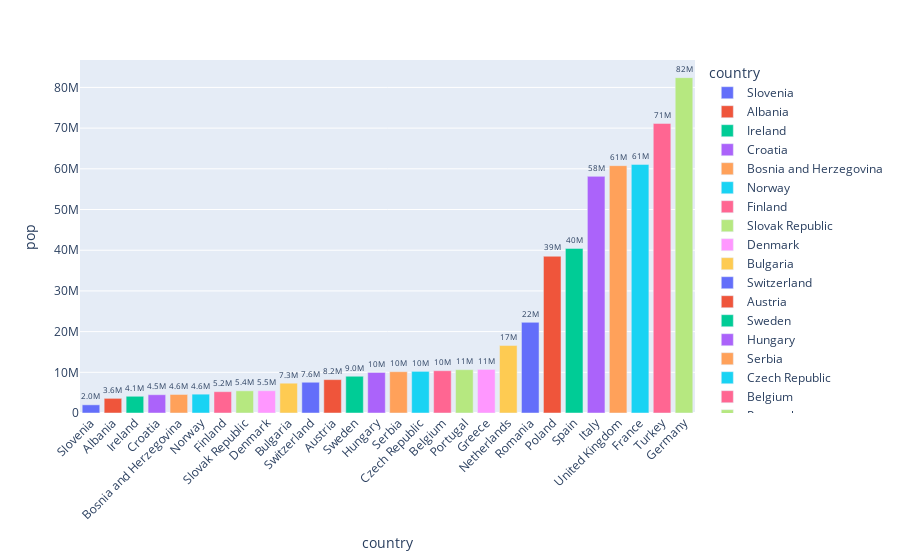

Here is the notebook cell this chart was saved with:
### Code cell
#df_europe= px.data.gapminder().query("continent == 'Europe' and year == 2007 and pop > 2.e6")
df_europe= px.data.gapminder().query("continent == 'Europe' and year == 2007 and pop > 2.e6").sort_values(by='pop', ascending=True)
fig=px.bar(df_europe, y='pop', x='country', text='pop', color='country')
fig.update_traces(texttemplate= '%{text:.2s}', textposition='outside')
fig.update_layout(uniformtext_minsize=8)
fig.update_layout(xaxis_tickangle= -45)
fig

### Figure 1 — Plotly figure (JSON) as saved in the notebook; plotly's stock layout.template omitted (floating-point values rounded to 4 significant figures)
{"data": [{"alignmentgroup": "True", "hovertemplate": "country=%{x}<br>pop=%{text}<extra></extra>", "legendgroup": "Slovenia", "marker": {"color": "#636efa", "pattern": {"shape": ""}}, "name": "Slovenia", "offsetgroup": "Slovenia", "orientation": "v", "showlegend": true, "text": [2009245], "textposition": "outside", "texttemplate": "%{text:.2s}", "type": "bar", "x": ["Slovenia"], "xaxis": "x", "y": [2009245], "yaxis": "y"}, {"alignmentgroup": "True", "hovertemplate": "country=%{x}<br>pop=%{text}<extra></extra>", "legendgroup": "Albania", "marker": {"color": "#EF553B", "pattern": {"shape": ""}}, "name": "Albania", "offsetgroup": "Albania", "orientation": "v", "showlegend": true, "text": [3600523], "textposition": "outside", "texttemplate": "%{text:.2s}", "type": "bar", "x": ["Albania"], "xaxis": "x", "y": [3600523], "yaxis": "y"}, {"alignmentgroup": "True", "hovertemplate": "country=%{x}<br>pop=%{text}<extra></extra>", "legendgroup": "Ireland", "marker": {"color": "#00cc96", "pattern": {"shape": ""}}, "name": "Ireland", "offsetgroup": "Ireland", "orientation": "v", "showlegend": true, "text": [4109086], "textposition": "outside", "texttemplate": "%{text:.2s}", "type": "bar", "x": ["Ireland"], "xaxis": "x", "y": [4109086], "yaxis": "y"}, {"alignmentgroup": "True", "hovertemplate": "country=%{x}<br>pop=%{text}<extra></extra>", "legendgroup": "Croatia", "marker": {"color": "#ab63fa", "pattern": {"shape": ""}}, "name": "Croatia", "offsetgroup": "Croatia", "orientation": "v", "showlegend": true, "text": [4493312], "textposition": "outside", "texttemplate": "%{text:.2s}", "type": "bar", "x": ["Croatia"], "xaxis": "x", "y": [4493312], "yaxis": "y"}, {"alignmentgroup": "True", "hovertemplate": "country=%{x}<br>pop=%{text}<extra></extra>", "legendgroup": "Bosnia and Herzegovina", "marker": {"color": "#FFA15A", "pattern": {"shape": ""}}, "name": "Bosnia and Herzegovina", "offsetgroup": "Bosnia and Herzegovina", "orientation": "v", "showlegend": true, "text": [4552198], "textposition": "outside", "texttemplate": "%{text:.2s}", "type": "bar", "x": ["Bosnia and Herzegovina"], "xaxis": "x", "y": [4552198], "yaxis": "y"}, {"alignmentgroup": "True", "hovertemplate": "country=%{x}<br>pop=%{text}<extra></extra>", "legendgroup": "Norway", "marker": {"color": "#19d3f3", "pattern": {"shape": ""}}, "name": "Norway", "offsetgroup": "Norway", "orientation": "v", "showlegend": true, "text": [4627926], "textposition": "outside", "texttemplate": "%{text:.2s}", "type": "bar", "x": ["Norway"], "xaxis": "x", "y": [4627926], "yaxis": "y"}, {"alignmentgroup": "True", "hovertemplate": "country=%{x}<br>pop=%{text}<extra></extra>", "legendgroup": "Finland", "marker": {"color": "#FF6692", "pattern": {"shape": ""}}, "name": "Finland", "offsetgroup": "Finland", "orientation": "v", "showlegend": true, "text": [5238460], "textposition": "outside", "texttemplate": "%{text:.2s}", "type": "bar", "x": ["Finland"], "xaxis": "x", "y": [5238460], "yaxis": "y"}, {"alignmentgroup": "True", "hovertemplate": "country=%{x}<br>pop=%{text}<extra></extra>", "legendgroup": "Slovak Republic", "marker": {"color": "#B6E880", "pattern": {"shape": ""}}, "name": "Slovak Republic", "offsetgroup": "Slovak Republic", "orientation": "v", "showlegend": true, "text": [5447502], "textposition": "outside", "texttemplate": "%{text:.2s}", "type": "bar", "x": ["Slovak Republic"], "xaxis": "x", "y": [5447502], "yaxis": "y"}, {"alignmentgroup": "True", "hovertemplate": "country=%{x}<br>pop=%{text}<extra></extra>", "legendgroup": "Denmark", "marker": {"color": "#FF97FF", "pattern": {"shape": ""}}, "name": "Denmark", "offsetgroup": "Denmark", "orientation": "v", "showlegend": true, "text": [5468120], "textposition": "outside", "texttemplate": "%{text:.2s}", "type": "bar", "x": ["Denmark"], "xaxis": "x", "y": [5468120], "yaxis": "y"}, {"alignmentgroup": "True", "hovertemplate": "country=%{x}<br>pop=%{text}<extra></extra>", "legendgroup": "Bulgaria", "marker": {"color": "#FECB52", "pattern": {"shape": ""}}, "name": "Bulgaria", "offsetgroup": "Bulgaria", "orientation": "v", "showlegend": true, "text": [7322858], "textposition": "outside", "texttemplate": "%{text:.2s}", "type": "bar", "x": ["Bulgaria"], "xaxis": "x", "y": [7322858], "yaxis": "y"}, {"alignmentgroup": "True", "hovertemplate": "country=%{x}<br>pop=%{text}<extra></extra>", "legendgroup": "Switzerland", "marker": {"color": "#636efa", "pattern": {"shape": ""}}, "name": "Switzerland", "offsetgroup": "Switzerland", "orientation": "v", "showlegend": true, "text": [7554661], "textposition": "outside", "texttemplate": "%{text:.2s}", "type": "bar", "x": ["Switzerland"], "xaxis": "x", "y": [7554661], "yaxis": "y"}, {"alignmentgroup": "True", "hovertemplate": "country=%{x}<br>pop=%{text}<extra></extra>", "legendgroup": "Austria", "marker": {"color": "#EF553B", "pattern": {"shape": ""}}, "name": "Austria", "offsetgroup": "Austria", "orientation": "v", "showlegend": true, "text": [8199783], "textposition": "outside", "texttemplate": "%{text:.2s}", "type": "bar", "x": ["Austria"], "xaxis": "x", "y": [8199783], "yaxis": "y"}, {"alignmentgroup": "True", "hovertemplate": "country=%{x}<br>pop=%{text}<extra></extra>", "legendgroup": "Sweden", "marker": {"color": "#00cc96", "pattern": {"shape": ""}}, "name": "Sweden", "offsetgroup": "Sweden", "orientation": "v", "showlegend": true, "text": [9031088], "textposition": "outside", "texttemplate": "%{text:.2s}", "type": "bar", "x": ["Sweden"], "xaxis": "x", "y": [9031088], "yaxis": "y"}, {"alignmentgroup": "True", "hovertemplate": "country=%{x}<br>pop=%{text}<extra></extra>", "legendgroup": "Hungary", "marker": {"color": "#ab63fa", "pattern": {"shape": ""}}, "name": "Hungary", "offsetgroup": "Hungary", "orientation": "v", "showlegend": true, "text": [9956108], "textposition": "outside", "texttemplate": "%{text:.2s}", "type": "bar", "x": ["Hungary"], "xaxis": "x", "y": [9956108], "yaxis": "y"}, {"alignmentgroup": "True", "hovertemplate": "country=%{x}<br>pop=%{text}<extra></extra>", "legendgroup": "Serbia", "marker": {"color": "#FFA15A", "pattern": {"shape": ""}}, "name": "Serbia", "offsetgroup": "Serbia", "orientation": "v", "showlegend": true, "text": [10150265], "textposition": "outside", "texttemplate": "%{text:.2s}", "type": "bar", "x": ["Serbia"], "xaxis": "x", "y": [10150265], "yaxis": "y"}, {"alignmentgroup": "True", "hovertemplate": "country=%{x}<br>pop=%{text}<extra></extra>", "legendgroup": "Czech Republic", "marker": {"color": "#19d3f3", "pattern": {"shape": ""}}, "name": "Czech Republic", "offsetgroup": "Czech Republic", "orientation": "v", "showlegend": true, "text": [10228744], "textposition": "outside", "texttemplate": "%{text:.2s}", "type": "bar", "x": ["Czech Republic"], "xaxis": "x", "y": [10228744], "yaxis": "y"}, {"alignmentgroup": "True", "hovertemplate": "country=%{x}<br>pop=%{text}<extra></extra>", "legendgroup": "Belgium", "marker": {"color": "#FF6692", "pattern": {"shape": ""}}, "name": "Belgium", "offsetgroup": "Belgium", "orientation": "v", "showlegend": true, "text": [10392226], "textposition": "outside", "texttemplate": "%{text:.2s}", "type": "bar", "x": ["Belgium"], "xaxis": "x", "y": [10392226], "yaxis": "y"}, {"alignmentgroup": "True", "hovertemplate": "country=%{x}<br>pop=%{text}<extra></extra>", "legendgroup": "Portugal", "marker": {"color": "#B6E880", "pattern": {"shape": ""}}, "name": "Portugal", "offsetgroup": "Portugal", "orientation": "v", "showlegend": true, "text": [10642836], "textposition": "outside", "texttemplate": "%{text:.2s}", "type": "bar", "x": ["Portugal"], "xaxis": "x", "y": [10642836], "yaxis": "y"}, {"alignmentgroup": "True", "hovertemplate": "country=%{x}<br>pop=%{text}<extra></extra>", "legendgroup": "Greece", "marker": {"color": "#FF97FF", "pattern": {"shape": ""}}, "name": "Greece", "offsetgroup": "Greece", "orientation": "v", "showlegend": true, "text": [10706290], "textposition": "outside", "texttemplate": "%{text:.2s}", "type": "bar", "x": ["Greece"], "xaxis": "x", "y": [10706290], "yaxis": "y"}, {"alignmentgroup": "True", "hovertemplate": "country=%{x}<br>pop=%{text}<extra></extra>", "legendgroup": "Netherlands", "marker": {"color": "#FECB52", "pattern": {"shape": ""}}, "name": "Netherlands", "offsetgroup": "Netherlands", "orientation": "v", "showlegend": true, "text": [16570613], "textposition": "outside", "texttemplate": "%{text:.2s}", "type": "bar", "x": ["Netherlands"], "xaxis": "x", "y": [16570613], "yaxis": "y"}, {"alignmentgroup": "True", "hovertemplate": "country=%{x}<br>pop=%{text}<extra></extra>", "legendgroup": "Romania", "marker": {"color": "#636efa", "pattern": {"shape": ""}}, "name": "Romania", "offsetgroup": "Romania", "orientation": "v", "showlegend": true, "text": [22276056], "textposition": "outside", "texttemplate": "%{text:.2s}", "type": "bar", "x": ["Romania"], "xaxis": "x", "y": [22276056], "yaxis": "y"}, {"alignmentgroup": "True", "hovertemplate": "country=%{x}<br>pop=%{text}<extra></extra>", "legendgroup": "Poland", "marker": {"color": "#EF553B", "pattern": {"shape": ""}}, "name": "Poland", "offsetgroup": "Poland", "orientation": "v", "showlegend": true, "text": [38518241], "textposition": "outside", "texttemplate": "%{text:.2s}", "type": "bar", "x": ["Poland"], "xaxis": "x", "y": [38518241], "yaxis": "y"}, {"alignmentgroup": "True", "hovertemplate": "country=%{x}<br>pop=%{text}<extra></extra>", "legendgroup": "Spain", "marker": {"color": "#00cc96", "pattern": {"shape": ""}}, "name": "Spain", "offsetgroup": "Spain", "orientation": "v", "showlegend": true, "text": [40448191], "textposition": "outside", "texttemplate": "%{text:.2s}", "type": "bar", "x": ["Spain"], "xaxis": "x", "y": [40448191], "yaxis": "y"}, {"alignmentgroup": "True", "hovertemplate": "country=%{x}<br>pop=%{text}<extra></extra>", "legendgroup": "Italy", "marker": {"color": "#ab63fa", "pattern": {"shape": ""}}, "name": "Italy", "offsetgroup": "Italy", "orientation": "v", "showlegend": true, "text": [58147733], "textposition": "outside", "texttemplate": "%{text:.2s}", "type": "bar", "x": ["Italy"], "xaxis": "x", "y": [58147733], "yaxis": "y"}, {"alignmentgroup": "True", "hovertemplate": "country=%{x}<br>pop=%{text}<extra></extra>", "legendgroup": "United Kingdom", "marker": {"color": "#FFA15A", "pattern": {"shape": ""}}, "name": "United Kingdom", "offsetgroup": "United Kingdom", "orientation": "v", "showlegend": true, "text": [60776238], "textposition": "outside", "texttemplate": "%{text:.2s}", "type": "bar", "x": ["United Kingdom"], "xaxis": "x", "y": [60776238], "yaxis": "y"}, {"alignmentgroup": "True", "hovertemplate": "country=%{x}<br>pop=%{text}<extra></extra>", "legendgroup": "France", "marker": {"color": "#19d3f3", "pattern": {"shape": ""}}, "name": "France", "offsetgroup": "France", "orientation": "v", "showlegend": true, "text": [61083916], "textposition": "outside", "texttemplate": "%{text:.2s}", "type": "bar", "x": ["France"], "xaxis": "x", "y": [61083916], "yaxis": "y"}, {"alignmentgroup": "True", "hovertemplate": "country=%{x}<br>pop=%{text}<extra></extra>", "legendgroup": "Turkey", "marker": {"color": "#FF6692", "pattern": {"shape": ""}}, "name": "Turkey", "offsetgroup": "Turkey", "orientation": "v", "showlegend": true, "text": [71158647], "textposition": "outside", "texttemplate": "%{text:.2s}", "type": "bar", "x": ["Turkey"], "xaxis": "x", "y": [71158647], "yaxis": "y"}, {"alignmentgroup": "True", "hovertemplate": "country=%{x}<br>pop=%{text}<extra></extra>", "legendgroup": "Germany", "marker": {"color": "#B6E880", "pattern": {"shape": ""}}, "name": "Germany", "offsetgroup": "Germany", "orientation": "v", "showlegend": true, "text": [82400996], "textposition": "outside", "texttemplate": "%{text:.2s}", "type": "bar", "x": ["Germany"], "xaxis": "x", "y": [82400996], "yaxis": "y"}], "layout": {"barmode": "relative", "legend": {"title": {"text": "country"}, "tracegroupgap": 0}, "margin": {"t": 60}, "uniformtext": {"minsize": 8}, "xaxis": {"anchor": "y", "categoryarray": ["Slovenia", "Albania", "Ireland", "Croatia", "Bosnia and Herzegovina", "Norway", "Finland", "Slovak Republic", "Denmark", "Bulgaria", "Switzerland", "Austria", "Sweden", "Hungary", "Serbia", "Czech Republic", "Belgium", "Portugal", "Greece", "Netherlands", "Romania", "Poland", "Spain", "Italy", "United Kingdom", "France", "Turkey", "Germany"], "categoryorder": "array", "domain": [0, 1], "tickangle": -45, "title": {"text": "country"}}, "yaxis": {"anchor": "x", "domain": [0, 1], "title": {"text": "pop"}}}}
